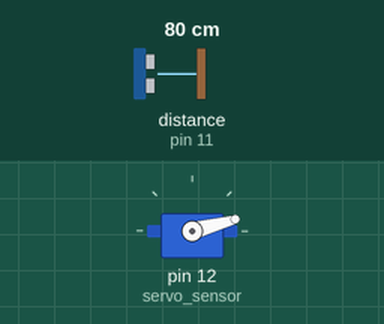
Recording of a sketch running on a simulated Arduino Uno, built with avr-gcc and run on an emulated ATmega328P. On the bench: servo. Wiring (inferred from the names in the program): ultrasonic range finder: trigger pin 10; echo pin 11. Inputs (shaded band) come from the test bench; at power-on: distance to the obstacle (sensor on pin 11) 80 cm. The echo pulse lasts 58.3 µs per cm; what the sketch prints to the serial monitor is not drawn.

Above: at 0.01 s.
1.3 s: distance to the obstacle (sensor on pin 11) set to 2 cm
At 2.0 s:
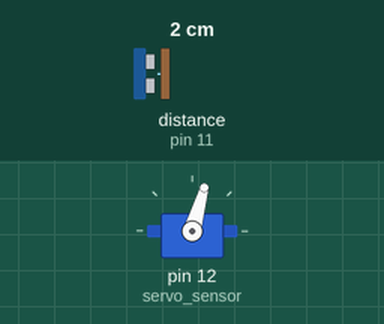
4.3 s: distance to the obstacle (sensor on pin 11) set to 299 cm
At 5.17 s:
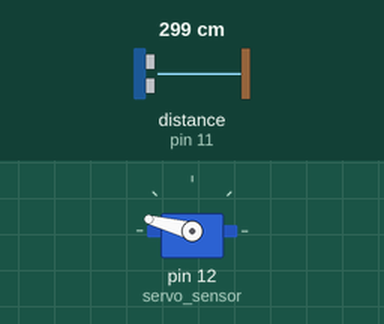
7.3 s: distance to the obstacle (sensor on pin 11) set to 4 cm
At 8.2 s:
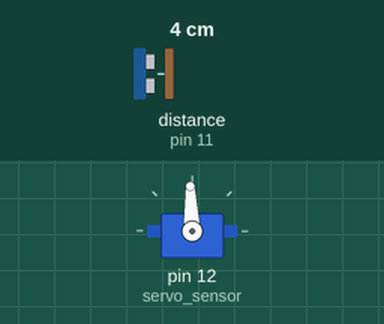
10.3 s: distance to the obstacle (sensor on pin 11) set to 35 cm
Timing chart, 0 to 14.3 s (numbered marks = the images above; inputs shaded):
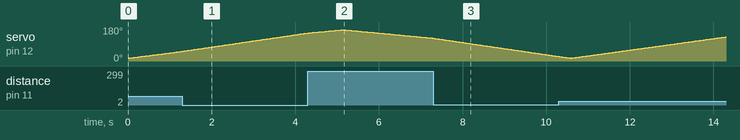

The sketch:

Radar.ino
```cpp
// Includes the Servo library
#include <Servo.h>.

// Defines Tirg and Echo pins of the Ultrasonic Sensor
const int triggerPin = 10;
const int echoPin = 11;
// Variables for the duration and the distance
long duration;
int distance;

Servo servo_sensor; // Creates a servo object for controlling the servo motor

void setup() {
  pinMode(triggerPin, OUTPUT); // Sets the triggerPin as an Output
  pinMode(echoPin, INPUT); // Sets the echoPin as an Input
  Serial.begin(9600);
  servo_sensor.attach(12); // Defines on which pin is the servo motor attached
}
void loop() {
  // rotates the servo motor from 15 to 165 degrees
  for(int i=15;i<=165;i++){
  servo_sensor.write(i);
  delay(30);
  distance = calculateDistance();// Calls a function for calculating the distance measured by the Ultrasonic sensor for each degree

  Serial.print(i); // Sends the current degree into the Serial Port
  Serial.print(","); // Sends addition character right next to the previous value needed later in the Processing IDE for indexing
  Serial.print(distance); // Sends the distance value into the Serial Port
  Serial.print("."); // Sends addition character right next to the previous value needed later in the Processing IDE for indexing
  }
  // Repeats the previous lines from 165 to 15 degrees
  for(int i=165;i>15;i--){
  servo_sensor.write(i);
  delay(30);
  distance = calculateDistance();
  Serial.print(i);
  Serial.print(",");
  Serial.print(distance);
  Serial.print(".");
  }
}
// Function for calculating the distanceusing the Ultrasonic sensor
int calculateDistance(){

  digitalWrite(triggerPin, LOW);
  delayMicroseconds(2);
  // Sets the triggerPin on HIGH state for 10 micro seconds
  digitalWrite(triggerPin, HIGH);
  delayMicroseconds(10);
  digitalWrite(triggerPin, LOW);
  duration = pulseIn(echoPin, HIGH); // Reads the echoPin, returns the sound wave travel time in microseconds
  distance= duration*0.034/2;
  return distance;
}
```
